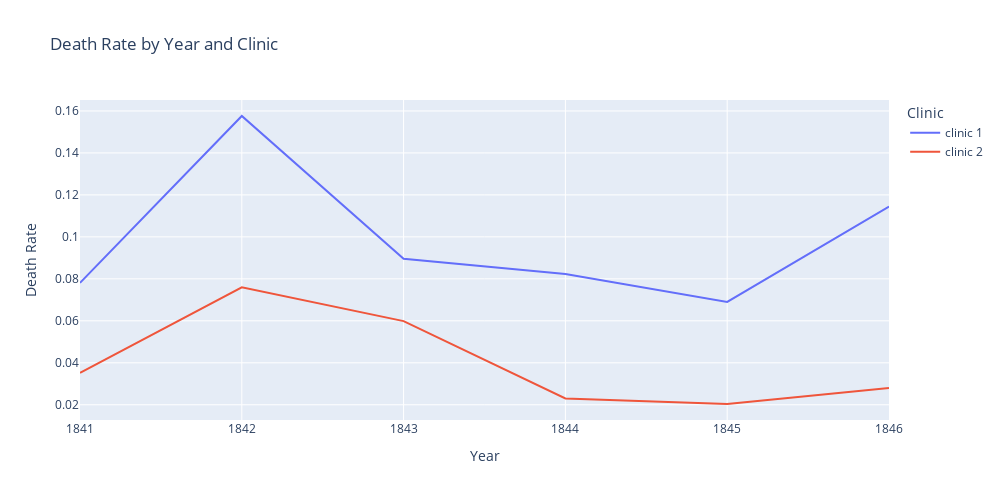

Notebook code cell kept with this figure:
### Code cell
fig = px.line(df_yearly, x='year', y='pct_deaths', color='clinic',
              labels={'year': 'Year', 'pct_deaths': 'Death Rate', 'clinic': 'Clinic'},
              title='Death Rate by Year and Clinic',
              width=1000, height=500)

fig.show()

### Figure 1 — Plotly figure (JSON) as saved in the notebook; plotly's stock layout.template omitted (floating-point values rounded to 4 significant figures)
{"data": [{"hovertemplate": "Clinic=clinic 1<br>Year=%{x}<br>Death Rate=%{y}<extra></extra>", "legendgroup": "clinic 1", "line": {"color": "#636efa", "dash": "solid"}, "marker": {"symbol": "circle"}, "mode": "lines", "name": "clinic 1", "orientation": "v", "showlegend": true, "type": "scatter", "x": [1841, 1842, 1843, 1844, 1845, 1846], "xaxis": "x", "y": [0.07806, 0.1576, 0.08954, 0.08236, 0.06901, 0.1145], "yaxis": "y"}, {"hovertemplate": "Clinic=clinic 2<br>Year=%{x}<br>Death Rate=%{y}<extra></extra>", "legendgroup": "clinic 2", "line": {"color": "#EF553B", "dash": "solid"}, "marker": {"symbol": "circle"}, "mode": "lines", "name": "clinic 2", "orientation": "v", "showlegend": true, "type": "scatter", "x": [1841, 1842, 1843, 1844, 1845, 1846], "xaxis": "x", "y": [0.03522, 0.07597, 0.05988, 0.023, 0.02036, 0.02797], "yaxis": "y"}], "layout": {"height": 500, "legend": {"title": {"text": "Clinic"}, "tracegroupgap": 0}, "title": {"text": "Death Rate by Year and Clinic"}, "width": 1000, "xaxis": {"anchor": "y", "domain": [0, 1], "title": {"text": "Year"}}, "yaxis": {"anchor": "x", "domain": [0, 1], "title": {"text": "Death Rate"}}}}
